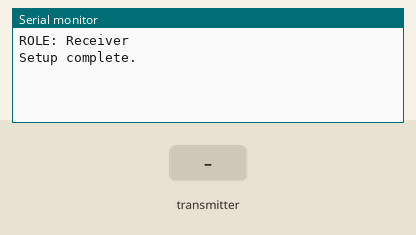
Bench run of a sketch on a simulated Arduino Uno, built with avr-gcc and run on an emulated ATmega328P. Shown: the last lines printed to the serial monitor. The inputs (shaded band) are chosen by the test bench. No radio packets arrive unless stated.

Above: at 1.2 s.
1.3 s: the transmitter starts sending payloadReceived = 0
At 1.37 s:
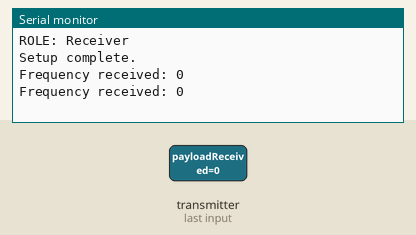
3.2 s: the transmitter starts sending payloadReceived = 25
At 3.27 s:
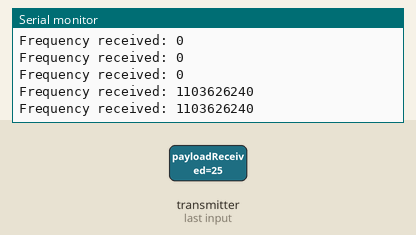

Measured:
- after the input at 1.3 s, the serial monitor: prints a new line at once (image 1)
- after the input at 3.2 s, the serial monitor: prints a new line at once (image 2)

The sketch:

Basestation_Rx.ino
```cpp
//
// ECE 3400 - Fall 2022 - Carl Bernard
//
// The functions used here are all described in the RF24.h file
// located in C:\Users\<username>\Documents\Arduino\libraries\RF24-1.4.1

#include <SPI.h>
#include "nRF24L01.h"
#include "RF24.h"
#include "printf.h"

//
// Hardware configuration
//
// Set up nRF24L01 radio
// CE on Pin 9
// CS on pin 10
RF24 radio(9, 10);

// Radio pipe address
// The default length is 5 bytes
// See handout on how to calculate your own team's pipe address and enter
// the value below.
// The first value is for the TRANSMITTER
// The second value is for the RECEIVER
const uint64_t pipes [2] = { 0x0000000022LL, 0x0000000023LL } ;

// Variable in which the received data will be stored
float payloadReceived;

void setup(void)
{

  Serial.begin(57600);
  printf_begin();
  //printf("\nSetup started\n\r");
  Serial.println("ROLE: Receiver");

  //
  // Setup and configure rf radio
  //
  // Begin operation of the chip, returns TRUE if chip started OK.
  if (!radio.begin()) {
    Serial.println("Radio hardware not responding!");
    while (1) {} // hold program in infinite loop to prevent subsequent errors
  }

  // optionally, increase the delay between retries & # of retries
  radio.setRetries(10, 10);

  // Enable auto-acknowledgment (enabled by default). Autoack responds to every
  // received payload with an empty ACK packet which gets sent from the receiving
  // radio to the transmitting radio. If it isn't enabled, the transmitting radio
  // will always report a received payload EVEN IF it wasn't. This setting must appear
  // in both radios.
  radio.setAutoAck(true);

  // Set the channel, calculated as: 2400MHz + <channel number>
  radio.setChannel(0x64);

  // Set the power
  // RF24_PA_MIN=-18dBm, RF24_PA_LOW=-12dBm, RF24_PA_MED=-6dBM, and RF24_PA_HIGH=0dBm.
  // OK to use low power when testing on bench, probably want higher/highest power for demo.
  radio.setPALevel(RF24_PA_LOW);

  // Set the transmission data rate
  // RF24_250KBPS for 250kbs, RF24_1MBPS for 1Mbps, or RF24_2MBPS for 2Mbps
  radio.setDataRate(RF24_250KBPS);


  // Open the pipe for writing: when sending data
  radio.openWritingPipe(pipes[1]);
  // Open the pipe for reading
  radio.openReadingPipe(1, pipes[0]);

  // Leave low-power mode - required for normal radio operation
  radio.powerUp();

  // Start listening on the pipes opened for reading.
  radio.startListening();

  // Print the configuration of the transceiver for debugging
  radio.printPrettyDetails();
  Serial.println("\n\n");
  Serial.println("Setup complete.");


}

void loop(void)
{
  // Check whether there are bytes available to be read. The length of data read
  // is usually the next available payload's length.
  if (radio.available() ) {

    unsigned long payloadReceived;

    bool finished = false;
    while (!finished) {
      // Read payload data from the RX FIFO buffer(s).
      radio.read(&payloadReceived, sizeof(payloadReceived) );

      // Output the received result
      Serial.print("Frequency received: ");
      Serial.println(payloadReceived);
      Serial.println();

      finished = true;

      // Delay PTX complete transaction with PRX
      delay(20);

    }
    // Stop listening so we can send to TRX what we received
    radio.stopListening();

    // Send what we received
    radio.write( &payloadReceived, sizeof(payloadReceived) );
    printf("Sent response to PTX.\n\r\n\n");

    // Go back to listening - we are the PRX after all!
    radio.startListening();

  }
}
```
